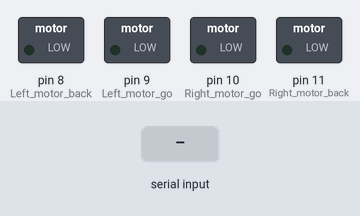
Recording of a sketch running on a simulated Arduino Uno, built with avr-gcc and run on an emulated ATmega328P. Parts: switched loads named in the sketch (green lamp = pin HIGH). Inputs (shaded band) come from the test bench.

Above: at 1.2 s.
1.3 s: "1" received over the second serial link
At 1.9 s:
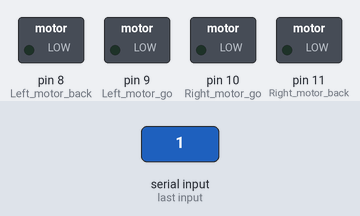
2.8 s: "2" received over the second serial link
At 3.7 s:
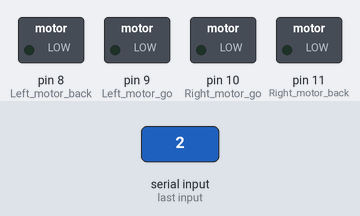
Timing chart, 0 to 5.8 s (numbered marks = the images above; inputs shaded):
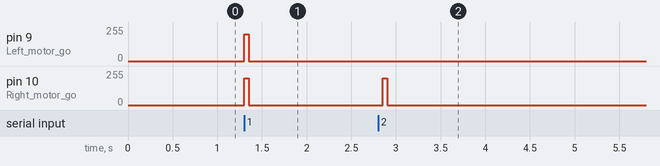

Measured:
- after the input at 1.3 s, pin 9 (Left_motor_go), pin 10 (Right_motor_go): 0/255 → 200/255 at once, → 0/255 0.05 s later
- after the input at 2.8 s, pin 10 (Right_motor_go): 0/255 → 200/255 after 0.05 s, → 0/255 0.05 s later

The sketch:

BluetoothCar.ino
```cpp
#include<SoftwareSerial.h>

int BTS_RX=3;
int BTS_TX=2;
SoftwareSerial BTSerial = SoftwareSerial(BTS_TX, BTS_RX);

#define FORWARD '1'  //forward
#define FORWARD_L '2'  //LEFT
#define FORWARD_R '4'  //RIGHT
#define BACKWARD '5'  //BACK
#define STOP '3'  //STOP

int Left_motor_back=8;
int Left_motor_go=9;

int Right_motor_go=10;
int Right_motor_back=11;

void run()
{
  digitalWrite(Right_motor_go,HIGH);
  digitalWrite(Right_motor_back,LOW);
  analogWrite(Right_motor_go,200);
  analogWrite(Right_motor_back,0);
  digitalWrite(Left_motor_go,HIGH);
  digitalWrite(Left_motor_back,LOW);
  analogWrite(Left_motor_go,200);
  analogWrite(Left_motor_back,0);
}

void brake()
{
  digitalWrite(Right_motor_go,LOW);
  digitalWrite(Right_motor_back,LOW);
  digitalWrite(Left_motor_go,LOW);
  digitalWrite(Left_motor_back,LOW);
}

void left()
{
  digitalWrite(Right_motor_go,HIGH);
  digitalWrite(Right_motor_back,LOW);
  analogWrite(Right_motor_go,200);
  analogWrite(Right_motor_back,0);
  digitalWrite(Left_motor_go,LOW);
  digitalWrite(Left_motor_back,LOW);
  analogWrite(Left_motor_go,0);
  analogWrite(Left_motor_back,0);
}

void spin_left()
{
  digitalWrite(Right_motor_go,HIGH);
  digitalWrite(Right_motor_back,LOW);
  analogWrite(Right_motor_go,200);
  analogWrite(Right_motor_back,0);
  digitalWrite(Left_motor_go,LOW);
  digitalWrite(Left_motor_back,HIGH);
  analogWrite(Left_motor_go,0);
  analogWrite(Left_motor_back,200);

}

void right()
{
  digitalWrite(Right_motor_go,LOW);
  digitalWrite(Right_motor_back,LOW);
  analogWrite(Right_motor_go,0);
  analogWrite(Right_motor_back,0);
  digitalWrite(Left_motor_go,HIGH);
  digitalWrite(Left_motor_back,LOW);
  analogWrite(Left_motor_go,200);
  analogWrite(Left_motor_back,0);

}

void spin_right()
{
  digitalWrite(Right_motor_go,LOW);
  digitalWrite(Right_motor_back,HIGH);
  analogWrite(Right_motor_go,0);
  analogWrite(Right_motor_back,200);
  digitalWrite(Left_motor_go,HIGH);
  digitalWrite(Left_motor_back,LOW);
  analogWrite(Left_motor_go,200);
  analogWrite(Left_motor_back,0);
}

void back()
{
  digitalWrite(Right_motor_go,LOW);
  digitalWrite(Right_motor_back,HIGH);
  analogWrite(Right_motor_go,0);
  analogWrite(Right_motor_back,150);
  digitalWrite(Left_motor_go,LOW);
  digitalWrite(Left_motor_back,HIGH);
  analogWrite(Left_motor_go,0);
  analogWrite(Left_motor_back,150);
}

void setup()
{
  BTSerial.begin(9600);
  Serial.begin(9600);

  pinMode(Left_motor_go,OUTPUT);
  pinMode(Left_motor_back,OUTPUT);
  pinMode(Right_motor_go,OUTPUT);
  pinMode(Right_motor_back,OUTPUT);
}
void loop()
{
  char direct;
  if(BTSerial.available() >0)
  {
    direct = BTSerial.read();

    if(direct ==FORWARD)
    run();
    else if(direct ==FORWARD_L)
    left();
    else if(direct ==FORWARD_R)
    right();
    else if(direct ==BACKWARD)
    back();
    else if(direct ==STOP)
    brake();
    else{}

    delay(50);

    if(direct != STOP)
      brake();
  }

  delay(100);
}
```
